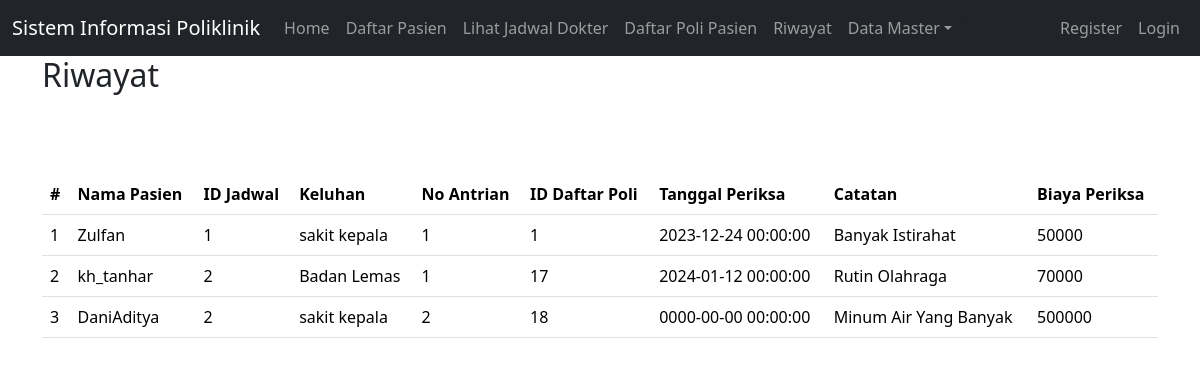
Page /index.php?page=riwayat on the committed database.
### tables this page shows
CREATE TABLE `daftar_poli` (
  `id` int(11) UNSIGNED NOT NULL,
  `id_pasien` int(11) UNSIGNED NOT NULL,
  `id_jadwal` int(11) UNSIGNED NOT NULL,
  `keluhan` text NOT NULL,
  `no_antrian` int(11) UNSIGNED NOT NULL
);

CREATE TABLE `pasien` (
  `id` int(11) UNSIGNED NOT NULL,
  `nama` varchar(255) NOT NULL,
  `alamat` varchar(255) NOT NULL,
  `no_ktp` varchar(255) NOT NULL,
  `no_hp` varchar(50) NOT NULL,
  `no_rm` varchar(25) NOT NULL
);

CREATE TABLE `periksa` (
  `id` int(11) UNSIGNED NOT NULL,
  `id_daftar_poli` int(11) UNSIGNED NOT NULL,
  `tgl_periksa` datetime NOT NULL,
  `catatan` text NOT NULL,
  `biaya_periksa` int(11) NOT NULL
);

### riwayat.php (the view, shortened to what this page needs)
<div class="container">
    <h2>Riwayat</h2>
<br>
    <?php
include'koneksi.php';
?>
<body>
<div class="container">
    <form class="form row"  method="POST" action="" name="myForm" onsubmit="return(validate());">
    <br>
    <br>
    <table class="table table-hover">
    <table class="table table-hover">
    <thead>
        <tr>
            <th scope="col">#</th>
            <th scope="col">Nama Pasien</th>
            <th scope="col">ID Jadwal</th>
            <th scope="col">Keluhan</th>
            <th scope="col">No Antrian</th>
            <th scope="col">ID Daftar Poli</th>
            <th scope="col">Tanggal Periksa</th>
            <th scope="col">Catatan</th>
            <th scope="col">Biaya Periksa</th>
        </tr>
    </thead>
        <tbody>
    <?php
$result = mysqli_query($mysqli, "
SELECT dp.*, p.nama as 'nama_pasien', p.id as 'id_pasien', pr.*
FROM daftar_poli dp
LEFT JOIN pasien p ON dp.id_pasien = p.id
LEFT JOIN periksa pr ON dp.id = pr.id_daftar_poli
ORDER BY dp.id ASC");
if (mysqli_num_rows($result) > 0) {
    $no = 1;
    while ($data = mysqli_fetch_array($result)) {
        echo "<tr>";
        echo "<td>" . $no++ . "</td>";
        echo "<td>" . (isset($data['nama_pasien']) ? $data['nama_pasien'] : '') . "</td>";
        echo "<td>" . (isset($data['id_jadwal']) ? $data['id_jadwal'] : '') . "</td>";
        echo "<td>" . (isset($data['keluhan']) ? $data['keluhan'] : '') . "</td>";
        echo "<td>" . (isset($data['no_antrian']) ? $data['no_antrian'] : '') . "</td>";
        echo "<td>" . (isset($data['id_daftar_poli']) ? $data['id_daftar_poli'] : '') . "</td>";
        echo "<td>" . (isset($data['tgl_periksa']) ? $data['tgl_periksa'] : '') . "</td>";
        echo "<td>" . (isset($data['catatan']) ? $data['catatan'] : '') . "</td>";
        echo "<td>" . (isset($data['biaya_periksa']) ? $data['biaya_periksa'] : '') . "</td>";
        echo "</tr>";
    }
} else {
    echo "<tr><td colspan='9'>No rows returned.</td></tr>";
}
?>
    </tbody>
    </table>

### rows in the picture
daftar_poli: id_pasien.nama "Zulfan", id_jadwal "1", keluhan "sakit kepala", no_antrian "1", periksa.id_daftar_poli "1", periksa.tgl_periksa "2023-12-24 00:00:00", periksa.catatan "Banyak Istirahat", periksa.biaya_periksa "50000"
daftar_poli: id_pasien.nama "kh_tanhar", id_jadwal "2", keluhan "Badan Lemas", no_antrian "1", periksa.id_daftar_poli "17", periksa.tgl_periksa "2024-01-12 00:00:00", periksa.catatan "Rutin Olahraga", periksa.biaya_periksa "70000"
daftar_poli: id_pasien.nama "DaniAditya", id_jadwal "2", keluhan "sakit kepala", no_antrian "2", periksa.id_daftar_poli "18", periksa.tgl_periksa "0000-00-00 00:00:00", periksa.catatan "Minum Air Yang Banyak", periksa.biaya_periksa "500000"
